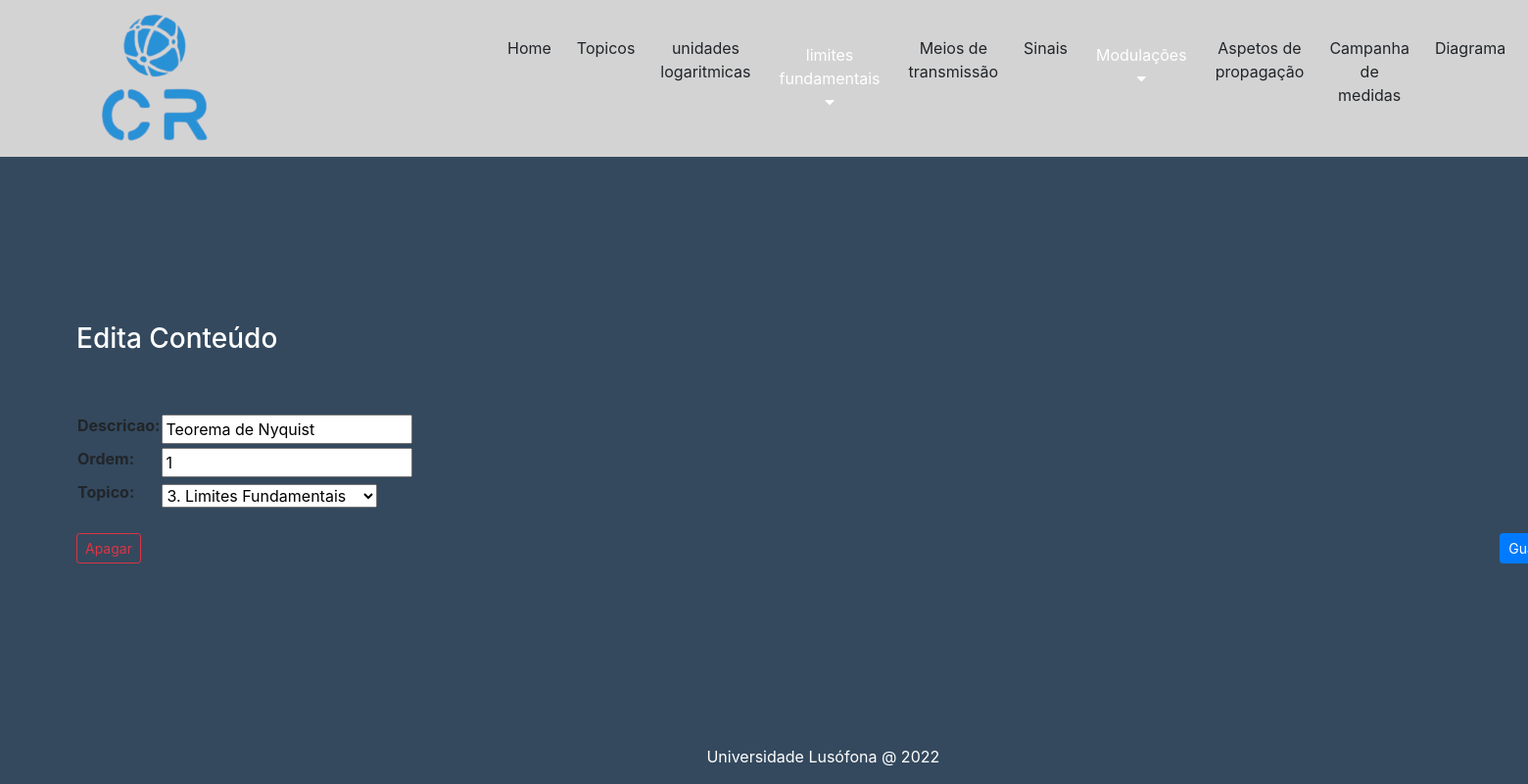
The app's page /edita_conteudo/4 with its own data.
### core/models.py (models this page shows, shortened)
class Conteudo(models.Model):
    descricao = models.CharField(max_length=200)
    ordem = models.IntegerField()
    topico = models.ForeignKey(Topico, related_name='conteudos', on_delete=models.CASCADE)

class Topico(models.Model):
    nome = models.CharField(max_length=50)
    ordem = models.IntegerField()
    def __str__(self):
        return f'{self.ordem}. {self.nome}'

### core/views.py (the view)
# urls.py: path("edita_conteudo/<int:conteudo_id>", views.edita_conteudo_view, name='edita_conteudo'),
def edita_conteudo_view(request, conteudo_id):
    conteudo = Conteudo.objects.get(id=conteudo_id)
    conteudo_form = ConteudoForm(request.POST or None, instance=conteudo)
    if request.method == "POST" and conteudo_form.is_valid():
        conteudo_form.save()
        return redirect('core:edita_topicos')
    context = {'conteudo_form':conteudo_form, 'conteudo_id':conteudo_id}
    return render(request, 'core/edita_conteudo.html', context)

### core/forms.py
class ConteudoForm(ModelForm):
    class Meta:
        model = Conteudo
        fields = '__all__'

### templates/core/edita_conteudo.html (shortened to what this page needs)
{% extends "layout.html" %}
{% block main %}
    <h3>Edita Conteúdo</h3>
    <div>
        <form action=" {% url 'core:edita_conteudo' conteudo_id %}" method="POST">
            <table>
                {{conteudo_form}}
            </table>
            <div class="botoes">
                <a href="{% url 'core:apaga_conteudo' conteudo_id %}" class="btn btn-outline-danger btn-sm">Apagar</a>
                <input type="submit" value="Guardar" class="btn btn-primary btn-sm">
            </div>
        </form>
    </div>
{% endblock main %}

### static/styles.css (style rules this page uses)
body { height: 100vh; display: grid; grid-template-rows: 20vh 1fr 7vh; background-color: #34495e; }
main>div { width: 100%; }
div.botoes { width:100%; display: flex; flex-direction: row; justify-content: space-between; margin-top: 2ch; }

### templates/core/edita_conteudo.html (style rules this page uses)
h3 { color: white; }

### records on screen
Conteudo: descricao "Teorema de Nyquist", topico "3. Limites Fundamentais"
Topico: ordem "1"
